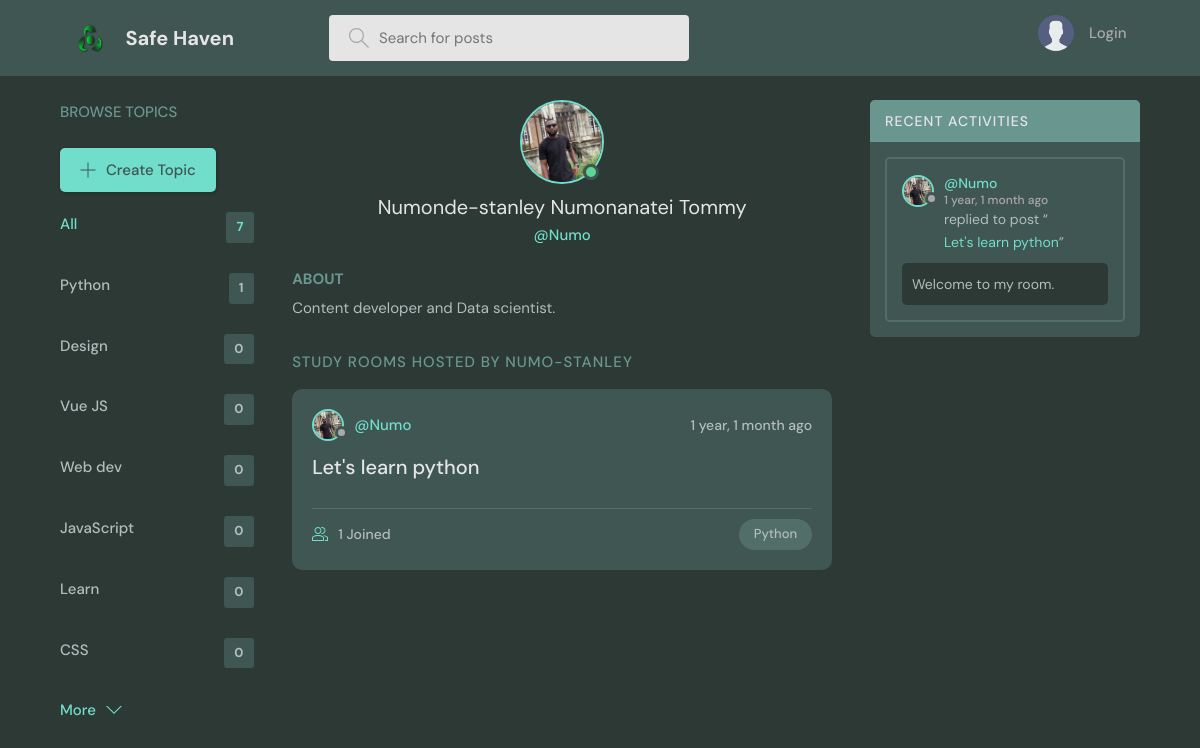
The page /profile/7/ on the database its author committed.
### base/models.py (models this page shows, shortened)
class Topic(models.Model):
    name = models.CharField(max_length=200)

class User(AbstractUser):
    name = models.CharField(max_length=200, null=True)
    email = models.EmailField(unique=True, null=True)
    bio = models.TextField(null=True)
    avatar = models.ImageField(null=True, default="avatar.svg")
    USERNAME_FIELD = 'email'
    REQUIRED_FIELDS = []

class Room(models.Model):
    host = models.ForeignKey(User, on_delete=models.SET_NULL, null=True)
    topic = models.ForeignKey(Topic, on_delete=models.SET_NULL, null=True)
    name = models.CharField(max_length=200)
    description = models.TextField(null=True, blank=True)
    participants = models.ManyToManyField(
        User, related_name='participants', blank=True)
    updated = models.DateTimeField(auto_now=True)
    created = models.DateTimeField(auto_now_add=True)
    class Meta:
        ordering = ['-updated', '-created']
    def __str__(self):
        return self.name

class Message(models.Model):
    user = models.ForeignKey(User, on_delete=models.CASCADE)
    room = models.ForeignKey(Room, on_delete=models.CASCADE)
    body = models.TextField()
    updated = models.DateTimeField(auto_now=True)
    created = models.DateTimeField(auto_now_add=True)
    class Meta:
        ordering = ['-updated', '-created']

### base/views.py (the view)
# urls.py: path('profile/<str:pk>/', views.userProfile, name="user-profile"),
def userProfile(request, pk):
    user = User.objects.get(id=pk)
    rooms = user.room_set.all()
    room_messages = user.message_set.all()
    topics = Topic.objects.all()
    context = {'user': user, 'rooms': rooms,
               'room_messages': room_messages, 'topics': topics}
    return render(request, 'base/profile.html', context)

### base/templates/base/profile.html (shortened to what this page needs)
{% extends 'main.html' %}
{% block content %}
<main class="profile-page layout layout--3">
  <div class="container">
    {% include 'base/topics_component.html' %}
    <div class="roomList">
      <div class="profile">
        <div class="profile__avatar">
          <div class="avatar avatar--large active">
            <img src="{{user.avatar.url}}" />
          </div>
        </div>
        <div class="profile__info">
          <h3>{{user.name}}</h3>
          <p>@{{user.username}}</p>
        </div>
        <div class="profile__about">
          <h3>About</h3>
          <p>
            {{user.bio}}
          </p>
        </div>
      </div>
      <div class="roomList__header">
        <div>
          <h2>Study Rooms Hosted by Numo-Stanley</a>
          </h2>
        </div>
      </div>
      {% include 'base/feed_component.html' %}
    </div>
    {% include 'base/activity_component.html' %}
  </div>
</main>
{% endblock content %}

### templates/main.html (shortened to what this page needs)
<!DOCTYPE html>
{% load static %}
<html lang="en">
<head>
    <link rel="stylesheet" href="{% static 'styles/style.css' %}" />
</head>
<body>
    {% include 'navbar.html' %}
    {% block content %}
    {% endblock %}
</body>
</html>

### templates/navbar.html (shortened to what this page needs)
{% load static %}
<header class="header header--loggedIn">
    <div class="container">
        <a href="{% url 'home' %}" class="header__logo">
            <img src="{% static 'images/logo.png' %}" />
            <h1>Safe Haven</h1>
        </a>
        <form class="header__search" method="GET" action="{% url 'home' %}">
            <label>
                <input name="q" placeholder="Search for posts" />
            </label>
        </form>
        <nav class="header__menu">
            {% if request.user.is_authenticated %}
            <div class="header__user">
                <a href="{% url 'user-profile' user.id %}">
                    <div class="avatar avatar--medium active">
                        <img src="{{request.user.avatar.url}}" />
                    </div>
                    <p>{{request.user.username}} <span>@{{request.user.username}}</span></p>
                </a>
                <button class="dropdown-button">
                    <svg version="1.1" xmlns="http://www.w3.org/2000/svg" width="32" height="32" viewBox="0 0 32 32">
                        <title>chevron-down</title>
                        <path d="M16 21l-13-13h-3l16 16 16-16h-3l-13 13z"></path>
                    </svg>
                </button>
            </div>
            {% else %}
            <a href="{% url 'login' %}">
                <img src="{% static 'images/avatar.svg' %}" />
                <p>Login</p>
            </a>
            {% endif %}
        </nav>
    </div>
</header>

### base/templates/base/topics_component.html
<div class="topics">
    <div class="topics__header">
        <h2>Browse Topics</h2>
        <br>
        <a class="btn btn--main" href="{% url 'create-topic' %}">
            <svg version="1.1" xmlns="http://www.w3.org/2000/svg" width="32" height="32" viewBox="0 0 32 32">
              <title>add</title>
              <path
                d="M16.943 0.943h-1.885v14.115h-14.115v1.885h14.115v14.115h1.885v-14.115h14.115v-1.885h-14.115v-14.115z">
              </path>
            </svg>
            Create Topic
          </a>
    </div>
    <ul class="topics__list">
        <li>
            <a href="{% url 'home' %}" class="active">All <span>{{topics.count}}</span></a>
        </li>
        {% for topic in topics %}
        <li>
            <a href="{% url 'home' %}?q={{topic.name}}">{{topic.name}}<span>{{topic.room_set.all.count}}</span></a>
        </li>
        {% endfor %}
    </ul>
    <a class="btn btn--link" href="{% url 'topics' %}">
        More
        <svg version="1.1" xmlns="http://www.w3.org/2000/svg" width="32" height="32" viewBox="0 0 32 32">
            <title>chevron-down</title>
            <path d="M16 21l-13-13h-3l16 16 16-16h-3l-13 13z"></path>
        </svg>
    </a>
</div>

### base/templates/base/feed_component.html (shortened to what this page needs)
{% for room in rooms %}
<div class="roomListRoom">
    <div class="roomListRoom__header">
        <a href="{% url 'user-profile' room.host.id %}" class="roomListRoom__author">
            <div class="avatar avatar--small">
                <img src="{{room.host.avatar.url}}" />
            </div>
            <span>@{{room.host.username}}</span>
        </a>
        <div class="roomListRoom__actions">
            <span>{{room.created|timesince}} ago</span>
        </div>
    </div>
    <div class="roomListRoom__content">
        <a href="{% url 'room' room.id %}">{{room.name}}</a>
    </div>
    <div class="roomListRoom__meta">
        <a href="{% url 'room' room.id %}" class="roomListRoom__joined">
            {{room.participants.all.count}} Joined
        </a>
        <p class="roomListRoom__topic">{{room.topic.name}}</p>
    </div>
</div>
{% endfor %}

### base/templates/base/activity_component.html (shortened to what this page needs)
<div class="activities">
    <div class="activities__header">
        <h2>Recent Activities</h2>
    </div>
    {% for message in room_messages %}
    <div class="activities__box">
        <div class="activities__boxHeader roomListRoom__header">
            <a href="{% url 'user-profile' message.user.id %}" class="roomListRoom__author">
                <div class="avatar avatar--small">
                    <img src="{{message.user.avatar.url}}" />
                </div>
                <p>
                    @{{message.user.username}}
                    <span>{{message.created|timesince}} ago</span>
                </p>
            </a>
        </div>
        <div class="activities__boxContent">
            <p>replied to post “<a href="{% url 'room' message.room.id %}">{{message.room}}</a>”</p>
            <div class="activities__boxRoomContent">{{message.body}}</div>
        </div>
    </div>
    {% endfor %}
</div>

### rows shown on the page
Topic: name "Python", room_set.all.count "1"
Topic: name "Design", room_set.all.count "0"
Topic: name "Vue JS", room_set.all.count "0"
Topic: name "Web dev", room_set.all.count "0"
Topic: name "JavaScript", room_set.all.count "0"
Topic: name "Learn", room_set.all.count "0"
Topic: name "CSS", room_set.all.count "0"
User: avatar (picture), name "Numonde-stanley Numonanatei Tommy", username "Numo", bio "Content developer and Data scientist."
Room: host.avatar (picture), host.username "Numo", created "1 year, 1 month", name "Let's learn python", participants.all.count "1", topic.name "Python"
Message: user.avatar (picture), user.username "Numo", created "1 year, 1 month", room "Let's learn python", body "Welcome to my room."

### other values the page prints
{{ topics.count }} "7"
